Frame 1 (no input): blank canvas, image omitted
Frame 60 (the mouse pressed at the canvas centre just before this capture): blank canvas, image omitted
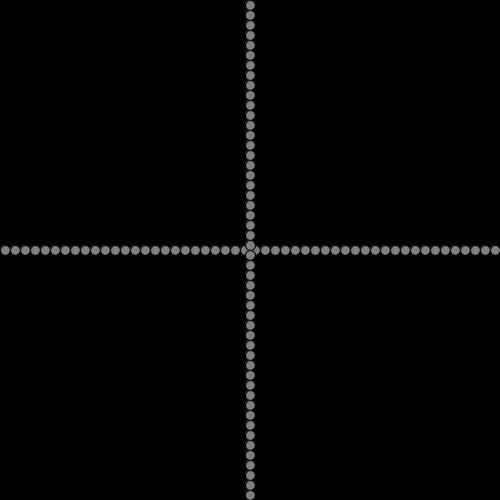
Frame 120 (the mouse held since frame 60 and released just before this capture)

The Processing sketch whose frames 1 and 60 were blank and that drew this single picture after the mouse press (run headless with seeded random() and noise(); from frame 60 on, the mouse is pressed at the canvas centre):

// Processing sketch: Double_Lines_Do_the_Thing
// ── Double_Lines_Do_the_Thing.pde


void setup () {
  size(500,500);
}

void draw () {
  background(0);
  fill(mouseX*.51,mouseY*.51,(mouseX*.51 + mouseY*.51)/2);
 for(int x=5;x<width;x+=10) {
  ellipse(x,mouseY,10,10);
 }
 for(int y=5;y<height;y+=10) {
  ellipse(mouseX,y,10,10); 
 }
}
